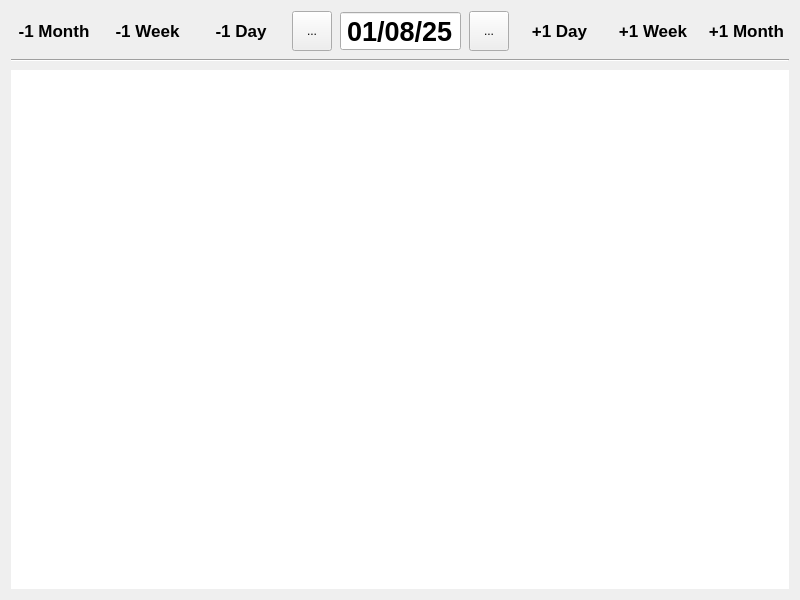
<?xml version="1.0" encoding="UTF-8"?>
<ui version="4.0">
 <class>appointments_page</class>
 <widget class="QWidget" name="appointments_page">
  <property name="geometry">
   <rect>
    <x>0</x>
    <y>0</y>
    <width>800</width>
    <height>600</height>
   </rect>
  </property>
  <property name="sizePolicy">
   <sizepolicy hsizetype="Expanding" vsizetype="Expanding">
    <horstretch>0</horstretch>
    <verstretch>0</verstretch>
   </sizepolicy>
  </property>
  <layout class="QGridLayout" name="grid_layout">
   <item row="0" column="0">
    <layout class="QVBoxLayout" name="vertical_layout" stretch="0,0,1">
     <property name="spacing">
      <number>8</number>
     </property>
     <item>
      <layout class="QHBoxLayout" name="horizontal_layout" stretch="1,1,1,0,1,0,1,1,1">
       <item>
        <widget class="QPushButton" name="previous_month_pbtn">
         <property name="sizePolicy">
          <sizepolicy hsizetype="Preferred" vsizetype="Preferred">
           <horstretch>0</horstretch>
           <verstretch>0</verstretch>
          </sizepolicy>
         </property>
         <property name="font">
          <font>
           <pointsize>13</pointsize>
           <bold>true</bold>
          </font>
         </property>
         <property name="cursor">
          <cursorShape>PointingHandCursor</cursorShape>
         </property>
         <property name="text">
          <string>-1 Month</string>
         </property>
         <property name="flat">
          <bool>true</bool>
         </property>
        </widget>
       </item>
       <item>
        <widget class="QPushButton" name="previous_week_pbtn">
         <property name="sizePolicy">
          <sizepolicy hsizetype="Preferred" vsizetype="Preferred">
           <horstretch>0</horstretch>
           <verstretch>0</verstretch>
          </sizepolicy>
         </property>
         <property name="font">
          <font>
           <pointsize>13</pointsize>
           <bold>true</bold>
          </font>
         </property>
         <property name="cursor">
          <cursorShape>PointingHandCursor</cursorShape>
         </property>
         <property name="text">
          <string>-1 Week</string>
         </property>
         <property name="flat">
          <bool>true</bool>
         </property>
        </widget>
       </item>
       <item>
        <widget class="QPushButton" name="previous_day_pbtn">
         <property name="sizePolicy">
          <sizepolicy hsizetype="Preferred" vsizetype="Preferred">
           <horstretch>0</horstretch>
           <verstretch>0</verstretch>
          </sizepolicy>
         </property>
         <property name="font">
          <font>
           <pointsize>13</pointsize>
           <bold>true</bold>
          </font>
         </property>
         <property name="cursor">
          <cursorShape>PointingHandCursor</cursorShape>
         </property>
         <property name="text">
          <string>-1 Day</string>
         </property>
         <property name="flat">
          <bool>true</bool>
         </property>
        </widget>
       </item>
       <item>
        <widget class="QToolButton" name="reset_date_tbtn">
         <property name="sizePolicy">
          <sizepolicy hsizetype="Preferred" vsizetype="Preferred">
           <horstretch>0</horstretch>
           <verstretch>0</verstretch>
          </sizepolicy>
         </property>
         <property name="minimumSize">
          <size>
           <width>40</width>
           <height>0</height>
          </size>
         </property>
         <property name="cursor">
          <cursorShape>PointingHandCursor</cursorShape>
         </property>
         <property name="text">
          <string>...</string>
         </property>
         <property name="icon">
          <iconset resource="../../../resources/qrc/icons.qrc">
           <normaloff>:/icons/today_calendar</normaloff>:/icons/today_calendar</iconset>
         </property>
         <property name="iconSize">
          <size>
           <width>32</width>
           <height>32</height>
          </size>
         </property>
        </widget>
       </item>
       <item>
        <widget class="QDateEdit" name="select_date_dedit">
         <property name="sizePolicy">
          <sizepolicy hsizetype="Preferred" vsizetype="Preferred">
           <horstretch>0</horstretch>
           <verstretch>0</verstretch>
          </sizepolicy>
         </property>
         <property name="font">
          <font>
           <pointsize>20</pointsize>
           <bold>true</bold>
          </font>
         </property>
         <property name="cursor">
          <cursorShape>IBeamCursor</cursorShape>
         </property>
         <property name="alignment">
          <set>Qt::AlignmentFlag::AlignCenter</set>
         </property>
         <property name="buttonSymbols">
          <enum>QAbstractSpinBox::ButtonSymbols::NoButtons</enum>
         </property>
         <property name="minimumDate">
          <date>
           <year>2025</year>
           <month>8</month>
           <day>1</day>
          </date>
         </property>
         <property name="displayFormat">
          <string>dd/MM/yy</string>
         </property>
         <property name="calendarPopup">
          <bool>false</bool>
         </property>
        </widget>
       </item>
       <item>
        <widget class="QToolButton" name="open_calendar_tbtn">
         <property name="sizePolicy">
          <sizepolicy hsizetype="Preferred" vsizetype="Preferred">
           <horstretch>0</horstretch>
           <verstretch>0</verstretch>
          </sizepolicy>
         </property>
         <property name="minimumSize">
          <size>
           <width>40</width>
           <height>0</height>
          </size>
         </property>
         <property name="cursor">
          <cursorShape>PointingHandCursor</cursorShape>
         </property>
         <property name="text">
          <string>...</string>
         </property>
         <property name="icon">
          <iconset resource="../../../resources/qrc/icons.qrc">
           <normaloff>:/icons/appointments_calendar</normaloff>:/icons/appointments_calendar</iconset>
         </property>
         <property name="iconSize">
          <size>
           <width>32</width>
           <height>32</height>
          </size>
         </property>
        </widget>
       </item>
       <item>
        <widget class="QPushButton" name="next_day_pbtn">
         <property name="sizePolicy">
          <sizepolicy hsizetype="Preferred" vsizetype="Preferred">
           <horstretch>0</horstretch>
           <verstretch>0</verstretch>
          </sizepolicy>
         </property>
         <property name="font">
          <font>
           <pointsize>13</pointsize>
           <bold>true</bold>
          </font>
         </property>
         <property name="cursor">
          <cursorShape>PointingHandCursor</cursorShape>
         </property>
         <property name="text">
          <string>+1 Day</string>
         </property>
         <property name="flat">
          <bool>true</bool>
         </property>
        </widget>
       </item>
       <item>
        <widget class="QPushButton" name="next_week_pbtn">
         <property name="sizePolicy">
          <sizepolicy hsizetype="Preferred" vsizetype="Preferred">
           <horstretch>0</horstretch>
           <verstretch>0</verstretch>
          </sizepolicy>
         </property>
         <property name="font">
          <font>
           <pointsize>13</pointsize>
           <bold>true</bold>
          </font>
         </property>
         <property name="cursor">
          <cursorShape>PointingHandCursor</cursorShape>
         </property>
         <property name="text">
          <string>+1 Week</string>
         </property>
         <property name="flat">
          <bool>true</bool>
         </property>
        </widget>
       </item>
       <item>
        <widget class="QPushButton" name="next_month_pbtn">
         <property name="sizePolicy">
          <sizepolicy hsizetype="Preferred" vsizetype="Preferred">
           <horstretch>0</horstretch>
           <verstretch>0</verstretch>
          </sizepolicy>
         </property>
         <property name="font">
          <font>
           <pointsize>13</pointsize>
           <bold>true</bold>
          </font>
         </property>
         <property name="cursor">
          <cursorShape>PointingHandCursor</cursorShape>
         </property>
         <property name="text">
          <string>+1 Month</string>
         </property>
         <property name="flat">
          <bool>true</bool>
         </property>
        </widget>
       </item>
      </layout>
     </item>
     <item>
      <widget class="Line" name="line">
       <property name="sizePolicy">
        <sizepolicy hsizetype="Expanding" vsizetype="Minimum">
         <horstretch>0</horstretch>
         <verstretch>0</verstretch>
        </sizepolicy>
       </property>
       <property name="orientation">
        <enum>Qt::Orientation::Horizontal</enum>
       </property>
      </widget>
     </item>
     <item>
      <widget class="QGraphicsView" name="planner_grphview">
       <property name="frameShape">
        <enum>QFrame::Shape::NoFrame</enum>
       </property>
       <property name="frameShadow">
        <enum>QFrame::Shadow::Plain</enum>
       </property>
      </widget>
     </item>
    </layout>
   </item>
  </layout>
 </widget>
 <resources>
  <include location="../../../resources/qrc/icons.qrc"/>
 </resources>
 <connections/>
</ui>
